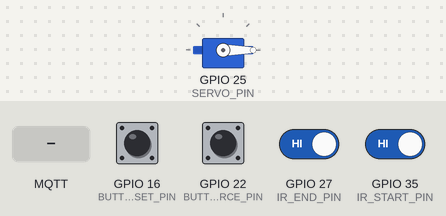
The sketch below on a simulated ESP32. Shown: servo. Inputs (shaded band) come from the test bench; at power-on: GPIO 16 (BUTTON_RESET_PIN), GPIO 22 (BUTTON_FORCE_PIN), GPIO 27 (IR_END_PIN), GPIO 35 (IR_START_PIN) HIGH. WiFi joins after 1.5 s; servers stay silent unless stated; no MQTT or app messages arrive unless stated; what the sketch prints to the serial monitor is not drawn.

Above: at 2.7 s.
2.8 s: GPIO 16 (BUTTON_RESET_PIN) pulled LOW for 0.15 s
4.4 s: MQTT message "Manual" arrives on the first subscribed topic
5.9 s: MQTT message "Bot" arrives on the first subscribed topic
7.4 s: MQTT message "servo:" arrives on the first subscribed topic
8.9 s: GPIO 27 (IR_END_PIN) driven LOW and GPIO 35 (IR_START_PIN) driven LOW
At 9.2 s:
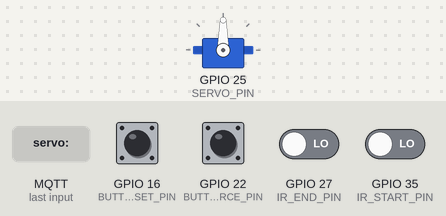
Timing chart, 0 to 11.4 s (numbered marks = the images above; inputs shaded):
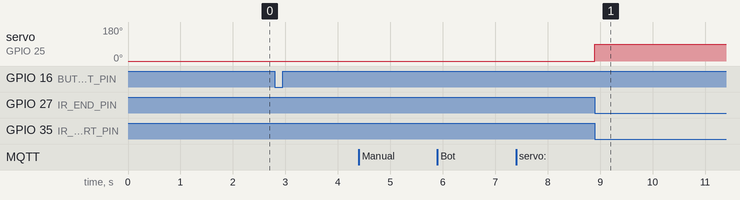

Measured:
- after the input at 2.8 s, every drawn part: stays the same
- after the input at 4.4 s, every drawn part: stays the same
- after the input at 5.9 s, every drawn part: stays the same
- after the input at 7.4 s, every drawn part: stays the same
- after the input at 8.9 s, servo on GPIO 25 (SERVO_PIN): 0° → 90° at once

The sketch:

pro4.ino
```cpp
#include <WiFi.h>
#include <MQTT.h>
#include <ESP32Servo.h>

const char ssid[] = ".Aommmmm";
const char pass[] = "12345678.";
const char mqtt_broker[] = "test.mosquitto.org";
const char mqtt_topic[] = "group1.7/command";
const char mqtt_client_id[] = "arduino_group_1.7";
int MQTT_PORT = 1883;

#define IR_START_PIN 35
#define IR_END_PIN 27
#define SERVO_PIN 25
#define BUTTON_FORCE_PIN 22
#define BUTTON_RESET_PIN 16

WiFiClient net;
MQTTClient client;
Servo myservo;

String mode = "Bot";
bool timing = false;
bool finished = false;
unsigned long startTime, endTime;
const float servoResponseTime = 0.15;

float delayTime = 0;
bool servocheck = false;
unsigned long servoTime = 0;

void connect() {
    Serial.print("Checking WiFi...");
    unsigned long startAttemptTime = millis();
    while (WiFi.status() != WL_CONNECTED && millis() - startAttemptTime < 10000) {
        Serial.print(".");
        delay(500);
    }
    if (WiFi.status() == WL_CONNECTED) {
        Serial.println("\nWiFi Connected!");
    } else {
        Serial.println("\nWiFi Connection Failed!");
        return;
    }

    Serial.print("Connecting to MQTT...");
    startAttemptTime = millis();
    while (!client.connect(mqtt_client_id) && millis() - startAttemptTime < 5000) {
        Serial.print(".");
        delay(500);
    }
    if (client.connected()) {
        Serial.println("\nMQTT Connected!");
        client.subscribe(mqtt_topic);
    } else {
        Serial.println("\nMQTT Connection Failed!");
    }
}

void messageReceived(String &topic, String &payload) {
    Serial.println("incoming: " + topic + " - " + payload);

    if (payload == "Manual") {
        mode = "Manual";
        Serial.println("Mode switched to Manual");
    } else if (payload == "Bot") {
        mode = "Bot";
        Serial.println("Mode switched to Bot");
    } else if (payload.startsWith("servo:")) {
        int angle = payload.substring(6).toInt();
        if (angle >= 0 && angle <= 180) {
            myservo.write(angle);
            Serial.println("Servo moved to " + String(angle) + " degrees");
        } else {
            Serial.println("Invalid servo angle: " + String(angle));
        }
    }
}

void setup() {
    Serial.begin(115200);
    pinMode(IR_START_PIN, INPUT);
    pinMode(IR_END_PIN, INPUT);
    pinMode(BUTTON_FORCE_PIN, INPUT_PULLUP);
    pinMode(BUTTON_RESET_PIN, INPUT_PULLUP);
    myservo.attach(SERVO_PIN);
    myservo.write(0);
    WiFi.begin(ssid, pass);
    client.begin(mqtt_broker, MQTT_PORT, net);
    client.onMessage(messageReceived);
    connect();
}

void loop() {
    client.loop();
    if (!client.connected()) {
        connect();
    }

    static unsigned long lastResetTime = 0;
    static bool lastButtonState = HIGH;
    int buttonState = digitalRead(BUTTON_RESET_PIN);

    if (mode == "Bot") {
        int startSensor = digitalRead(IR_START_PIN);
        int endSensor = digitalRead(IR_END_PIN);

        if (startSensor == LOW && !timing && !finished) {
            startTime = millis();
            timing = true;

        }
        if (endSensor == LOW && timing) {
            endTime = millis();
            float timeInSeconds = (endTime - startTime) / 1000.0;
            float velocity = 2.5 / timeInSeconds;
            float s = 20.0;
            float a = 9.81 * sin(9 * PI / 180);
            float Timefind = (-velocity + sqrt(velocity * velocity + 2 * a * s)) / a;
            if (Timefind > 0) {
                delayTime = max(0.0f, (Timefind - servoResponseTime) * 1000);
                servoTime = millis() + delayTime;
                servocheck = true;
            }
        }
        if (servocheck && millis() >= servoTime) {
            myservo.write(90);
            servocheck = false;
            finished = true;
        }
    } else if (mode == "Manual") {
        if (digitalRead(BUTTON_FORCE_PIN) == LOW) {
            myservo.write(90);
            Serial.println("Servo triggered manually");
            delay(300);
        }
    }

    if (buttonState == LOW && lastButtonState == HIGH && millis() - lastResetTime > 500) {
        lastResetTime = millis();
        Serial.println("🔄 Reset!");
        myservo.write(0);
        timing = false;
        finished = false;
        servocheck = false;
    }
    lastButtonState = buttonState;
}
```
